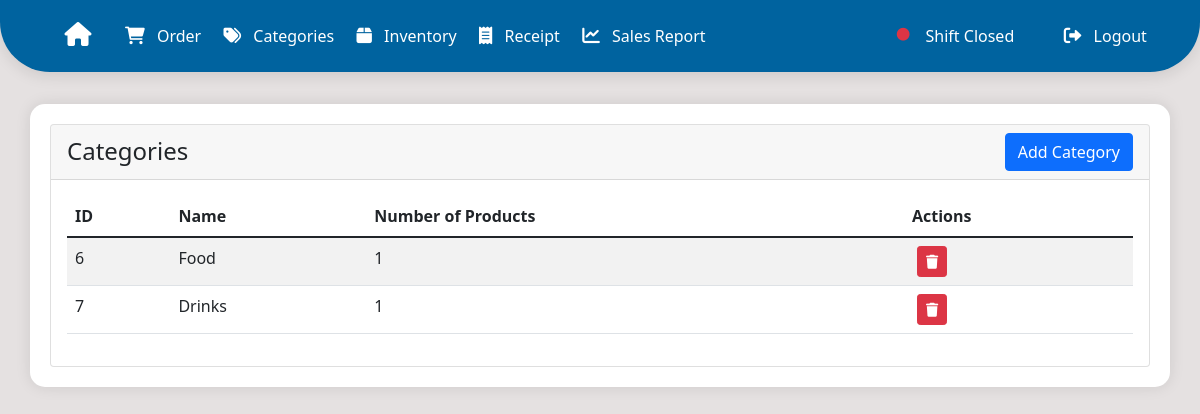
/categories (signed in), run on the app's committed database.
### app.py (models this page shows)
class Category(db.Model):
    id = db.Column(db.Integer, primary_key=True)
    name = db.Column(db.String(100), nullable=False)
    user_id = db.Column(db.Integer, db.ForeignKey('user.id', ondelete='CASCADE'), nullable=False)
    products = db.relationship('Product', backref='category', lazy=True, cascade="all, delete-orphan")

### app.py (the view)
@app.route('/categories')
def categories():
    if 'user_id' not in session:
        return redirect(url_for('login'))
    categories = Category.query.filter_by(user_id=session['user_id']).all()
    return render_template('categories.html', categories=categories)

### templates/categories.html (shortened to what this page needs)
{% extends "base.html" %}
{% block content %}
<div class="card">
    <div class="card-header d-flex justify-content-between align-items-center">
        <h4 class="mb-0">Categories</h4>
        {% if session.get('user_id') %}
        <a href="{{ url_for('add_category') }}" class="btn btn-primary">Add Category</a>
        {% endif %}
    </div>
    <div class="card-body">
        <div class="table-responsive">
            <table class="table table-striped">
                <thead>
                    <tr>
                        <th>ID</th>
                        <th>Name</th>
                        <th>Number of Products</th>
                        <th>Actions</th>
                    </tr>
                </thead>
                <tbody>
                    {% for category in categories %}
                    <tr>
                        <td>{{ category.id }}</td>
                        <td>{{ category.name }}</td>
                        <td>{{ category.products|length }}</td>
                        <td class="action-buttons">
                            <button class="btn btn-sm btn-danger" onclick="confirmDelete({{ category.id }}, '{{ category.name }}', {{ category.products|length }})">
                                <i class="fas fa-trash"></i>
                            </button>
                        </td>
                    </tr>
                    {% endfor %}
                </tbody>
            </table>
        </div>
    </div>
</div>
{% endblock %}

### templates/base.html (style rules this page uses)
body { background-color: #e5e1e1; min-height: 100vh; }
* { scrollbar-width: thin; scrollbar-color: #034a75 rgba(3, 74, 117, 0.1); }

### templates/categories.html (style rules this page uses)
.action-buttons { white-space: nowrap; }
.action-buttons .btn { margin-left: 5px; }

### data on the page
Category: id "6", name "Food", products|length "1"
Category: id "7", name "Drinks", products|length "1"
